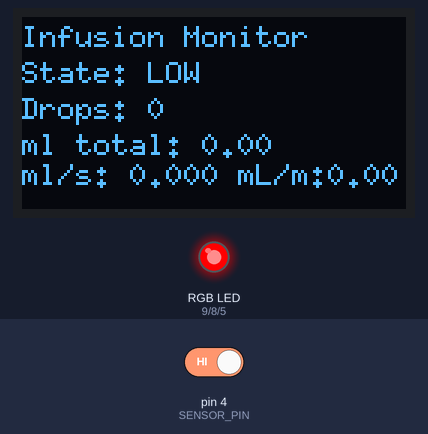
This sketch was run on a simulated Arduino Uno, built with avr-gcc and run on an emulated ATmega328P. Shown: 128×64 one-colour display, an RGB LED mixed from three pins (HIGH = lit). The inputs (shaded band) are chosen by the test bench; at power-on: pin 4 (SENSOR_PIN) HIGH. What the sketch prints to the serial monitor is not drawn.

Above: at 3.7 s.
3.8 s: pin 4 (SENSOR_PIN) driven LOW
At 5.0 s:
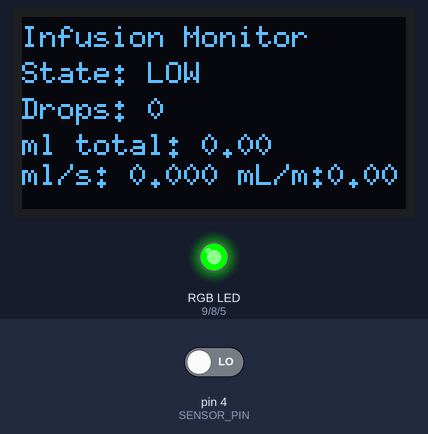
At 6.0 s:
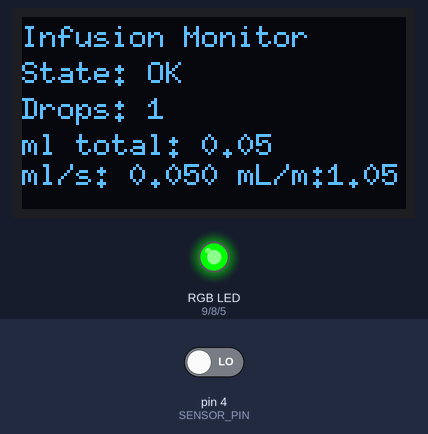
Timing chart, 0 to 8.0 s (numbered marks = the images above; inputs shaded):
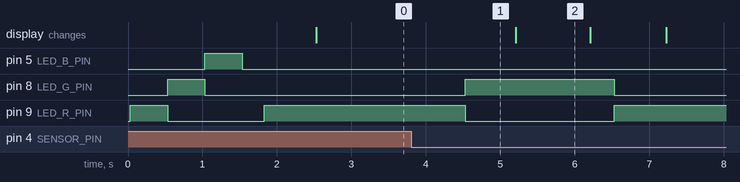

The sketch:

final_code.ino
```cpp
/*
  Infusion Drip Monitoring Prototype
  Final Arduino Sketch

  Main features:
  - IR sensor-based drop detection
  - drop counting with debounce-like minimum gap
  - flow calculation in mL/s and mL/min
  - exponential moving average smoothing
  - RGB LED status output
  - OLED display output
  - Serial Monitor output

  Final pin assignment:
  - SENSOR_PIN = 4
  - LED_R_PIN  = 9
  - LED_G_PIN  = 8
  - LED_B_PIN  = 5

  Notes:
  - sensor input uses INPUT_PULLUP
  - active drop state is interpreted as LOW
*/


#include <Wire.h>
#include <U8g2lib.h>

U8G2_SSD1306_128X64_NONAME_1_HW_I2C u8g2(U8G2_R0, U8X8_PIN_NONE);

const byte SENSOR_PIN = 4;

const byte LED_R_PIN = 9;
const byte LED_G_PIN = 8;
const byte LED_B_PIN = 5;

const int DROP_ACTIVE_STATE = LOW;
const unsigned long MIN_DROP_GAP_MS = 40;
const unsigned long MEASURE_INTERVAL_MS = 1000;

const float DROPS_PER_ML = 20.0;
const float EMA_ALPHA = 0.35;

// RGB-LED-TYP
// false = Common Cathode
// true  = Common Anode

const bool COMMON_ANODE = false;
const float LOW_FLOW_ML_MIN  = 0.67;
const float HIGH_FLOW_ML_MIN = 2.00;

const bool RUN_LED_TEST_AT_START = true;

bool lastActiveState = false;

unsigned long totalDrops = 0;
unsigned long intervalDrops = 0;
unsigned long lastDropTime = 0;
unsigned long lastMeasureTime = 0;

float mlPerSec = 0.0;
float mlPerMin = 0.0;
float filteredMlPerMin = 0.0;
float totalMl = 0.0;

void writeLedPin(byte pin, bool on) {
  if (COMMON_ANODE) {
    digitalWrite(pin, on ? LOW : HIGH);
  } else {
    digitalWrite(pin, on ? HIGH : LOW);
  }
}

void setRGB(bool redOn, bool greenOn, bool blueOn) {
  writeLedPin(LED_R_PIN, redOn);
  writeLedPin(LED_G_PIN, greenOn);
  writeLedPin(LED_B_PIN, blueOn);
}

void setRed() {
  setRGB(true, false, false);
}

void setGreen() {
  setRGB(false, true, false);
}

void setBlue() {
  setRGB(false, false, true);
}

void setOff() {
  setRGB(false, false, false);
}

void runLedStartupTest() {
  setRed();
  delay(500);

  setGreen();
  delay(500);

  setBlue();
  delay(500);

  setOff();
  delay(300);
}

void updateLED(float flowMlMin) {
  if (flowMlMin < LOW_FLOW_ML_MIN) {
    setRed();
  } else if (flowMlMin <= HIGH_FLOW_ML_MIN) {
    setGreen();
  } else {
    setBlue();
  }
}

void printFlowStateToDisplay() {
  if (filteredMlPerMin < LOW_FLOW_ML_MIN) {
    u8g2.print("LOW");
  } else if (filteredMlPerMin <= HIGH_FLOW_ML_MIN) {
    u8g2.print("OK");
  } else {
    u8g2.print("FAST");
  }
}

void drawDisplay() {
  u8g2.firstPage();
  do {
    u8g2.setFont(u8g2_font_6x10_tf);

    u8g2.setCursor(0, 10);
    u8g2.print("Infusion Monitor");

    u8g2.setCursor(0, 22);
    u8g2.print("State: ");
    printFlowStateToDisplay();

    u8g2.setCursor(0, 34);
    u8g2.print("Drops: ");
    u8g2.print(totalDrops);

    u8g2.setCursor(0, 46);
    u8g2.print("ml total: ");
    u8g2.print(totalMl, 2);

    u8g2.setCursor(0, 56);
    u8g2.print("ml/s: ");
    u8g2.print(mlPerSec, 3);

    u8g2.setCursor(72, 56);
    u8g2.print("mL/m:");
    u8g2.print(filteredMlPerMin, 2);

  } while (u8g2.nextPage());
}

void printSerial() {
  Serial.print("Drops total: ");
  Serial.print(totalDrops);

  Serial.print(" | Interval: ");
  Serial.print(intervalDrops);

  Serial.print(" | ml/s: ");
  Serial.print(mlPerSec, 3);

  Serial.print(" | ml/min: ");
  Serial.print(filteredMlPerMin, 2);

  Serial.print(" | total ml: ");
  Serial.println(totalMl, 2);
}

void setup() {
  Serial.begin(9600);

  pinMode(SENSOR_PIN, INPUT_PULLUP);

  pinMode(LED_R_PIN, OUTPUT);
  pinMode(LED_G_PIN, OUTPUT);
  pinMode(LED_B_PIN, OUTPUT);

  setOff();

  u8g2.begin();

  totalDrops = 0;
  intervalDrops = 0;
  lastDropTime = 0;
  lastMeasureTime = millis();

  mlPerSec = 0.0;
  mlPerMin = 0.0;
  filteredMlPerMin = 0.0;
  totalMl = 0.0;

  if (RUN_LED_TEST_AT_START) {
    runLedStartupTest();
  }

  updateLED(0.0);
  drawDisplay();

  Serial.println("System gestartet.");
}


void loop() {
  unsigned long now = millis();

  bool activeNow = (digitalRead(SENSOR_PIN) == DROP_ACTIVE_STATE);

  if (activeNow && !lastActiveState) {
    if (now - lastDropTime >= MIN_DROP_GAP_MS) {
      totalDrops++;
      intervalDrops++;
      lastDropTime = now;
    }
  }

  lastActiveState = activeNow;

  // Jede Sekunde auswerten
  if (now - lastMeasureTime >= MEASURE_INTERVAL_MS) {
    float elapsedSec = (now - lastMeasureTime) / 1000.0;

    mlPerSec = (intervalDrops / DROPS_PER_ML) / elapsedSec;
    mlPerMin = mlPerSec * 60.0;
    totalMl = totalDrops / DROPS_PER_ML;

    filteredMlPerMin =
      EMA_ALPHA * mlPerMin +
      (1.0 - EMA_ALPHA) * filteredMlPerMin;

    updateLED(filteredMlPerMin);
    drawDisplay();
    printSerial();

    intervalDrops = 0;
    lastMeasureTime = now;
  }
}
```

Measured:
- after the input at 3.8 s, pin 8 (LED_G_PIN): LOW → HIGH after 0.73 s, → LOW 2.0 s later; pin 9 (LED_R_PIN): HIGH → LOW after 0.73 s, → HIGH 2.0 s later
- what the display in image 2 shows lasts 1.0 s, from 5.2 s to 6.2 s
